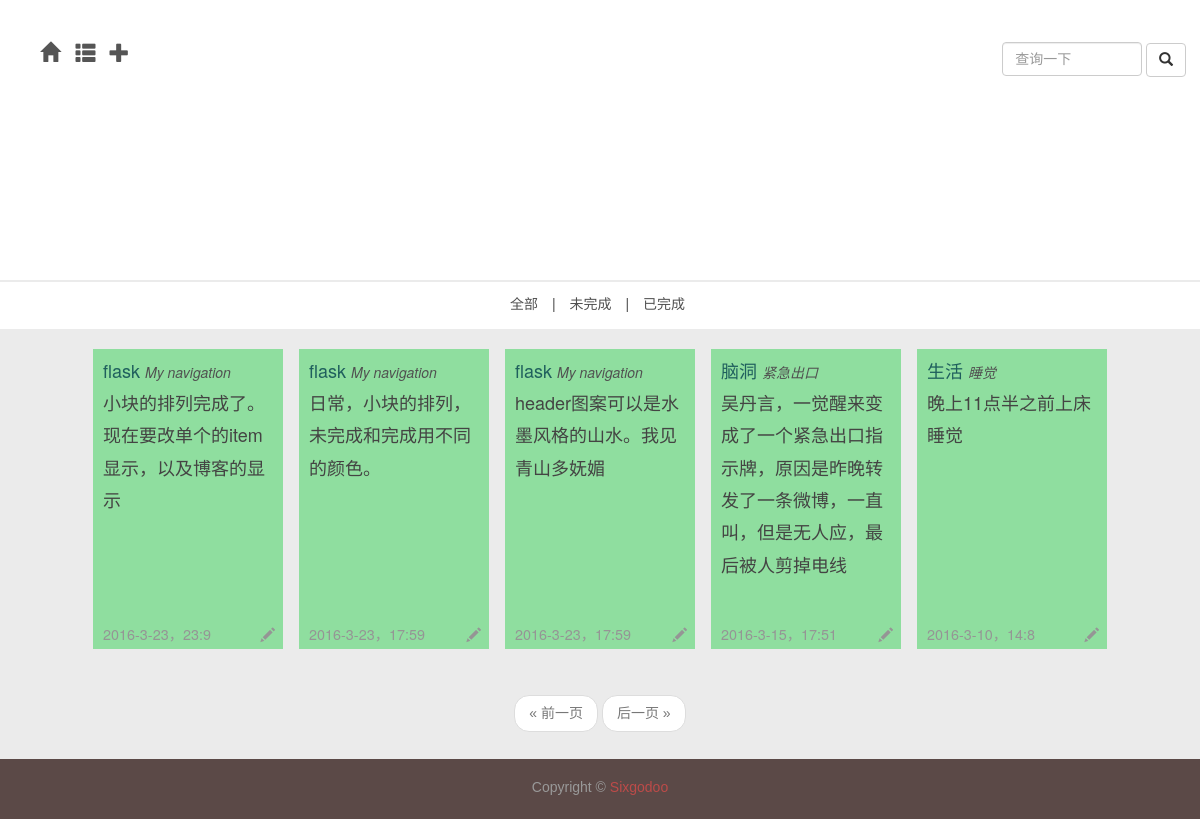
Page /daily/0 on the earlier database version.
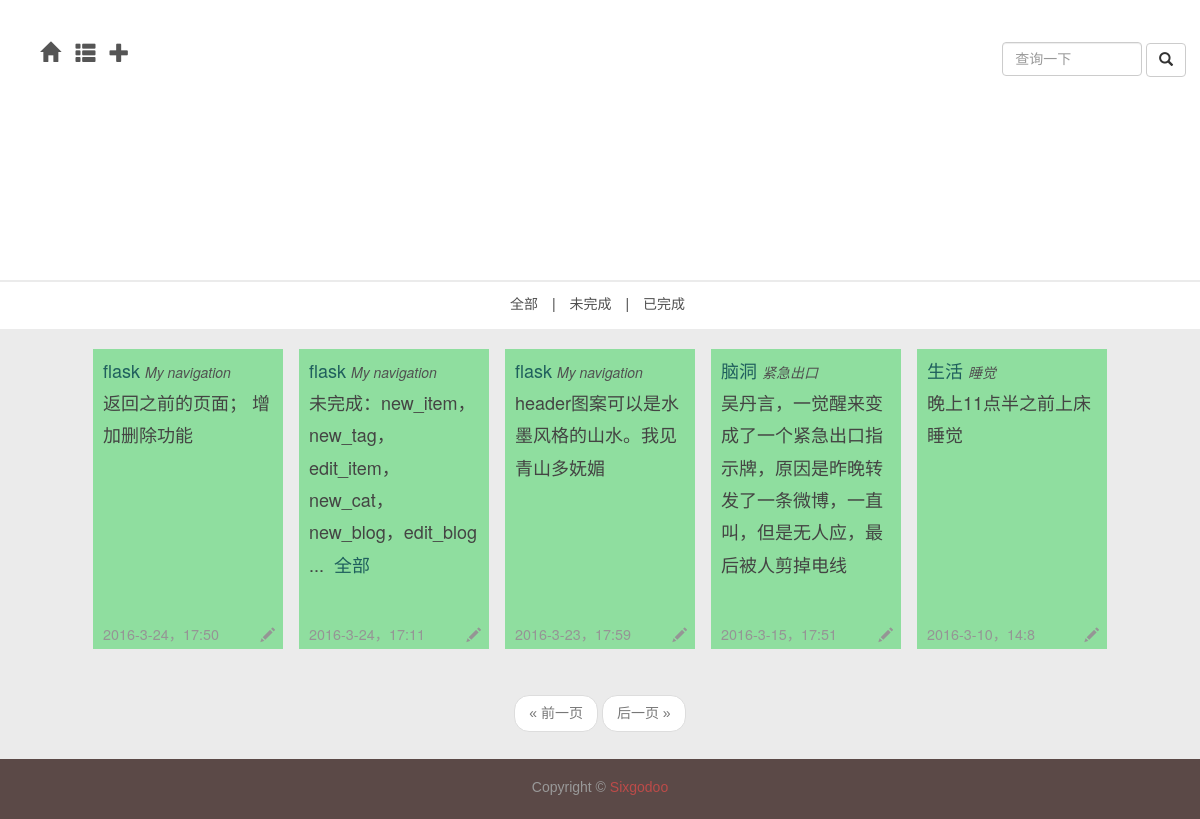
Same page on the later database version.
### app/models.py (models this page shows, shortened)
class Item(db.Model):
	__tablename__ = 'items'
	id = db.Column(db.Integer, primary_key = True)
	name = db.Column(db.String, index = True)
	tag_id = db.Column(db.Integer, db.ForeignKey('tags.id'))
	timestamp = db.Column(db.DateTime,index=True,default=datetime.now)
	flags = db.Column(db.SmallInteger)								   # 16 bits integer, now 0 means not abandoned 2016.03.04 12:59:26
	text = db.Column(db.Text)

class Tag(db.Model):
	__tablename__ = 'tags'
	id = db.Column(db.Integer, primary_key = True)
	name = db.Column(db.String, unique = True)
	items = db.relationship('Item', backref = 'tag')

### app/main/views.py (the view)
@main.route('/daily/<int:req_id>',methods=['GET','POST'])
def daily_req(req_id):
	form = QueryItemForm()
	page = request.args.get('page',1,type=int)
	if form.validate_on_submit():
		pagination = Item.query.filter_by(name=form.item_name.data).\
			order_by(Item.timestamp.desc()).\
			paginate(page,per_page=current_app.config['FLASKY_POSTS_PER_PAGE'],error_out=False)
		items = pagination.items
		return render_template('daily.html',title=u"检索",items=items,form=form,pagination=pagination)
	if req_id==1:
		pagination = Item.query.filter_by(flags=1).order_by(Item.timestamp.desc()).paginate(page,per_page=current_app.config['FLASKY_POSTS_PER_PAGE'],error_out=False)
	else:
		pagination = Item.query.filter_by(flags=0).order_by(Item.timestamp.desc()).paginate(page,per_page=current_app.config['FLASKY_POSTS_PER_PAGE'],error_out=False)
	items = pagination.items
	return render_template('daily_req.html',title=u"日常",items=items,form=form,pagination=pagination,req_id=req_id)

### app/main/forms.py
class QueryItemForm(Form):
	item_name = StringField('',\
		validators=[Required()])
	submit = SubmitField(u'查询')

### app/templates/daily_req.html
{% extends "daily.html" %}
{% import "bootstrap/wtf.html" as wtf %}
{% block page %}
{% if pagination %}
<div class="pagination my-pagination">
	<div class="container">
		{{macros.pagination_widget(pagination,'main.daily_req',req_id=req_id)}}
	</div>
</div>
{% endif %}
{% endblock %}

### app/templates/daily.html (shortened to what this page needs)
{% extends "new_base.html" %}
{% import "bootstrap/wtf.html" as wtf %}
{% block head %}
	{{super()}}
	<link href={{ url_for('static',filename='daily.css') }} rel="stylesheet">
{% endblock %}
{% block topnav %}
<div class="top-nav">
<ul class="list-inline">
	<li role="presentation"><a href={{url_for('main.daily')}}>全部</a></li>
	<li>|</li>
	<li role="presentation"><a href={{url_for('main.daily_req',req_id=0)}}>未完成</a></li>
	<li>|</li>
	<li role="presentation"><a href={{url_for('main.daily_req',req_id=1)}}>已完成</a></li>
</ul>
</div>
{% endblock %}
{%block nav_extent%}
<div class="nav-ul lg">
	<div class="dropdown">
	<a class="dropdown-toggle" data-toggle="dropdown" role="button" aria-haspopup="true" aria-expanded="false">
		<span class="glyphicon glyphicon-plus" aria-hidden="true"></span>
	</a>
</div>
</div>
{%endblock%}
{% block content %}
	<div class="main">
	{% if items %}
	{% for item in items %}
	<article {% if item.flags %}class="post post-ok"{% else %}class="post post-not"{%endif%}>
		<header class="post-text">
			<p>
				<a href={{url_for('main.tag',tag_id=item.tag.id)}}>{{item.tag.name}}</a>
				<a href={{url_for('main.item',item_id=item.id)}}><i style="font-size:14px;">{{item.name}}</i></a>
			</p>
			<p>{{item.text[:57]}}
				{% if item.text[58] %}
				...&nbsp; <a href={{url_for('main.item',item_id=item.id)}}>全部</a>
				{% endif %}
			</p>
					<p class="post-time">
						{{item.timestamp.year}}-{{item.timestamp.month}}-{{item.timestamp.day}}，{{item.timestamp.hour}}:{{item.timestamp.minute}}
					</p>
					<div class="post-edit">
						<a href={{url_for('main.edit_item',item_id=item.id)}}>
							<span class="glyphicon glyphicon-pencil"></span>
						</a>
					</div>
				</header>
</article>
{% endfor %}
{% endif %}
</div>
<div class="container">
	<div class="nav-query">
		<form action="" method="post" name="item_query">
				{{form.item_name(class="form-control",placeholder="查询一下")}}
				<button class="btn btn-default" type="submit" style="inline-block">
					<span class="glyphicon glyphicon-search"></span>
				</button>
		</form>
	</div>
</div>
{% endblock %}

Differences in the rows shown:
no longer on this page (row edited): Item: tag.name "flask", name "My navigation", text "小块的排列完成了。现在要改单个的item显示，以及博客的显示", timestamp.year "2016", timestamp.month "3", timestamp.day "23", timestamp.hour "23", timestamp.minute "9"
no longer on this page (row edited): Item: tag.name "flask", name "My navigation", text "日常，小块的排列，未完成和完成用不同的颜色。", timestamp.year "2016", timestamp.month "3", timestamp.day "23", timestamp.hour "17", timestamp.minute "59"
added Item: tag.name "flask", name "My navigation", text "返回之前的页面； 增加删除功能", timestamp.year "2016", timestamp.month "3", timestamp.day "24", timestamp.hour "17", timestamp.minute "50"
added Item: tag.name "flask", name "My navigation", text "未完成：new_item，new_tag，edit_item，new_cat，new_blog，edit_blog", timestamp.year "2016", timestamp.month "3", timestamp.day "24", timestamp.hour "17", timestamp.minute "11"
